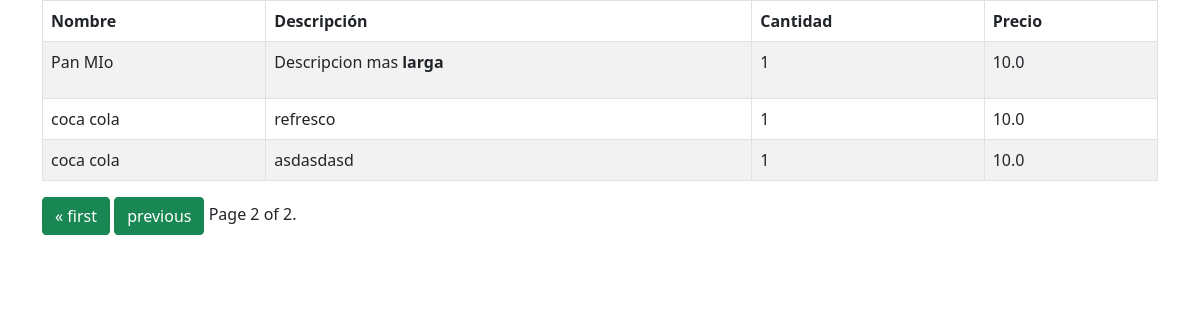
Screenshot of /inicio?page=2 (signed in) with the database file from the repository.
### main/models.py (models this page shows, shortened)
class Product(models.Model):
    name = models.CharField(max_length=20)
    description = HTMLField(default="")
    quantity = models.IntegerField(default=0)
    unit_price = models.FloatField(default=0.0)
    class Meta:
        verbose_name_plural = "Productos"
        verbose_name = "Producto"

### main/views.py (the view)
# urls.py: path('inicio', views.home, name='home'),
@login_required
def home(request):
    products = Product.objects.all()
    paginator = Paginator(products, 4)
    page_number = request.GET.get('page')
    page_obj = paginator.get_page(page_number)
    context = {
        'products':page_obj
    }
    return  render(request, 'listado_productos.html', context=context)

### main/templates/listado_productos.html (shortened to what this page needs)
<!DOCTYPE html>
<html lang="en">
<head>
    <link href="https://cdn.jsdelivr.net/npm/bootstrap@5.0.0-beta1/dist/css/bootstrap.min.css" rel="stylesheet"
>
</head>
<body>
<div class="container">
    <table class="table table-bordered table-striped">
        <thead>
        <th>Nombre</th>
        <th>Descripción</th>
        <th>Cantidad</th>
        <th>Precio</th>
        </thead>
        <tbody>
        {% for product in products %}
            <tr>
                <td>{{ product.name }}</td>
                <td>
                    {% autoescape off %}
                        {{ product.description }}
                    {% endautoescape %}
                </td>
                <td>{{ product.quantity }}</td>
                <td>{{ product.unit_price }}</td>
            </tr>
        {% endfor %}
        </tbody>
    </table>
    <div class="pagination">
    <span class="step-links">
        {% if products.has_previous %}
            <a class="btn btn-success btn-xs" href="?page=1">&laquo; first</a>
            <a class="btn btn-success btn-xs" href="?page={{ products.previous_page_number }}">previous</a>
        {% endif %}
        <span class="current">
            Page {{ products.number }} of {{ products.paginator.num_pages }}.
        </span>
    </span>
    </div>
</div>
</body>
</html>

### rows the page displays
Product: name "Pan MIo", description "Descripcion mas larga", quantity "1", unit_price "10.0"
Product: name "coca cola", description "refresco", quantity "1", unit_price "10.0"
Product: name "coca cola", description "asdasdasd", quantity "1", unit_price "10.0"

### other values shown
{{ products.number }} "2"
{{ products.paginator.num_pages }} "2"
